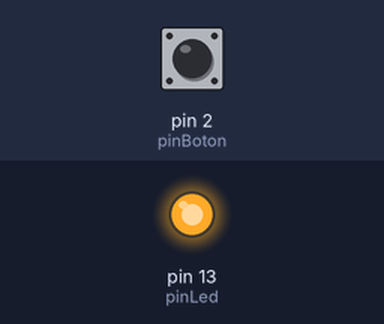
Simulated run of this sketch. Board: Arduino Uno, built with avr-gcc and run on an emulated ATmega328P. Parts: output pins drawn as LEDs (lit = HIGH). Inputs (shaded band) come from the test bench; at power-on: pin 2 (pinBoton) HIGH.

Above: at 1.2 s.
1.3 s: pin 2 (pinBoton) pulled LOW for 0.15 s
At 1.6 s:
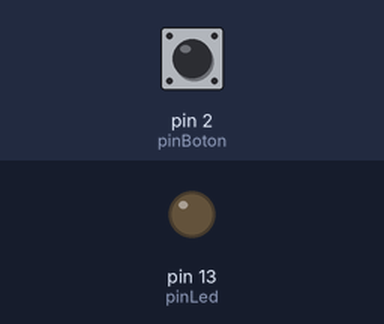
2.9 s: pin 2 (pinBoton) pulled LOW for 1 s
At 4.0 s:
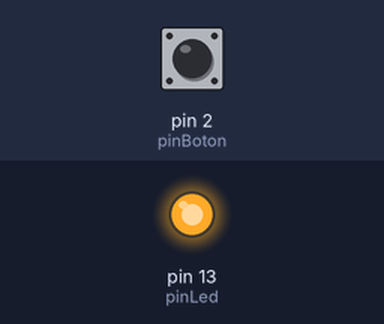
5.4 s: pin 2 (pinBoton) pulled LOW for 3.2 s
At 5.9 s:
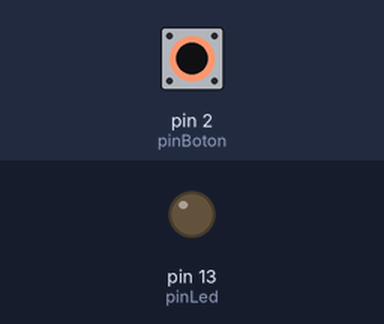
Timing chart, 0 to 8.4 s (numbered marks = the images above; inputs shaded):
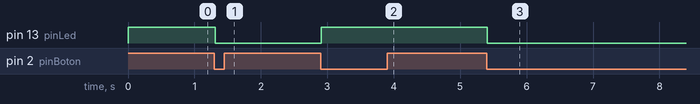

Measured:
- after the input at 1.3 s, pin 13 (pinLed): HIGH → LOW at once
- after the input at 2.9 s, pin 13 (pinLed): LOW → HIGH at once
- after the input at 5.4 s, pin 13 (pinLed): HIGH → LOW at once

The sketch:

boton_con_debounce.ino
```cpp
/*
 Boton Con Filtrado de rebotes

Conecciones:
1- Un interruptor normalmente cerrado conectado al pin digital 2 del arduino
2- Un Modulo led conectado al pin 13 del Arduino o en su defecto el led que trae el arduino Uno revision 3

Creado Octubre 2014
por
Julio Aguirre
Para
MakerColombia

Este ejemplo es de dominio publico
 */


// Definimos las constantes y variables para nuestro programa:
const int pinBoton = 2;     // Pin al cual esta conectado el boton
const int pinLed =  13;      // Pin al cual esta conectado el LED
int estado=HIGH;                  //variable donde se almacena el estado actual del led, prendio HIGH apagao LOW
int ultimoEstadoBoton = HIGH;   //LOW equivale a 0V o GND. Esta variable se usa para detectar un cambio en el estado del boton. Cambio de estado se produce cuando UltimoEstadoBoton!=estadoBoton

int estadoBoton;         //Varible donde almacenamos el estado actual del boton al ser leido con digitalRead(pinBoton)
int lectura;

long tiempoUltimoRebote = 0;  // Variable para almacenar tiempo transcurrido desde la primera transicion del switch
long tiempoFiltroRebote = 10;    // tiempo de espera de estabilizacion de la señal del switch


void setup() { //Donde inicalizamos el sketch

  pinMode(pinLed, OUTPUT);      //Informamos que el pinLed es un pin de salida.
  pinMode(pinBoton, INPUT);    //Informamos que el pinBoton es un pin de entrada
  digitalWrite(pinLed, LOW);    //Ordenamos al arduino a poner en 0V o GND el pinLed lo cual apaga el led
  Serial.begin(9600);           //Inicializamos el puerto serial para poder visualizar informacion de debug de nuestro programa en tiempo real.
}

void loop(){
  /* Enviamos porpuerto serial la informacion de debug del estadod e las diferentes variables.
  Serial.print(ultimoEstadoBoton);
  Serial.print(",");
  Serial.print(estadoBoton);
  Serial.print(",");
  Serial.println(estado);
  */

  lectura = digitalRead(pinBoton); //leemos el estado del boton. 1 o HIGH para pulsado, 0 o LOW para no pulsado


  if (lectura!=ultimoEstadoBoton){ // con esta comparacion detectamos si hubo un cambio en el estado del boton
   //Serial.println("cambioestadosinfiltro");
    tiempoUltimoRebote=millis();  //Reseteamos el contador que permite controlar que pase suficiente tiempo para que la señal
                                  //del switch se estabilice.
  }

   if ((millis() - tiempoUltimoRebote) > tiempoFiltroRebote) { //en este condicional verificamos que efectivamente pase el tiempo de estabilizacion del boton.
     if (lectura!=estadoBoton){ // con esta comparacion detectamos si hubo un cambio en el estado del boton
       estadoBoton = lectura; //leemos el estado del boton que ya debe estar estabilzado


        if (estadoBoton == LOW) {     //si el boton esta pulsado
          estado=!estado;   //cambiamos el estado de LED al estado Contrario.
          //Serial.println("cambioestadoconfiltro");
        }
     }

   }

  digitalWrite(pinLed,estado); //ordenamos al arduino a poner el estado en el pin del led.
  ultimoEstadoBoton=lectura;
}
```
